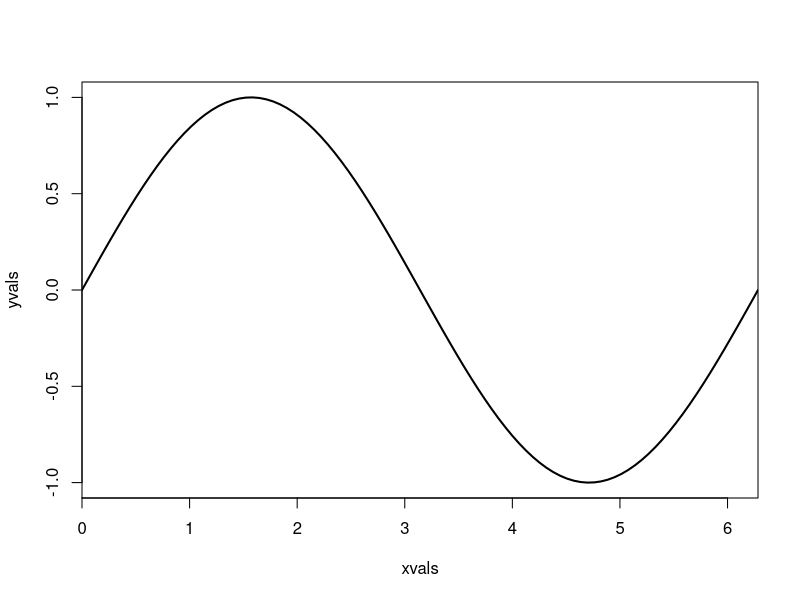
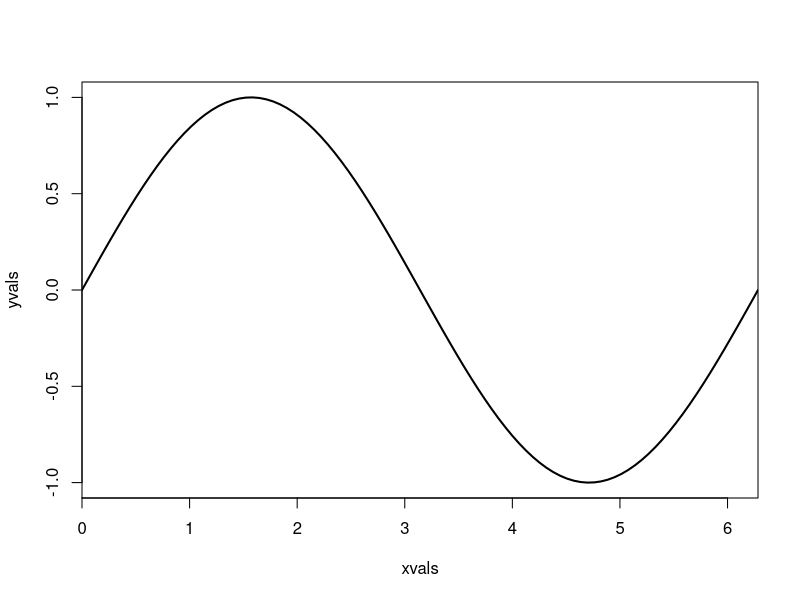
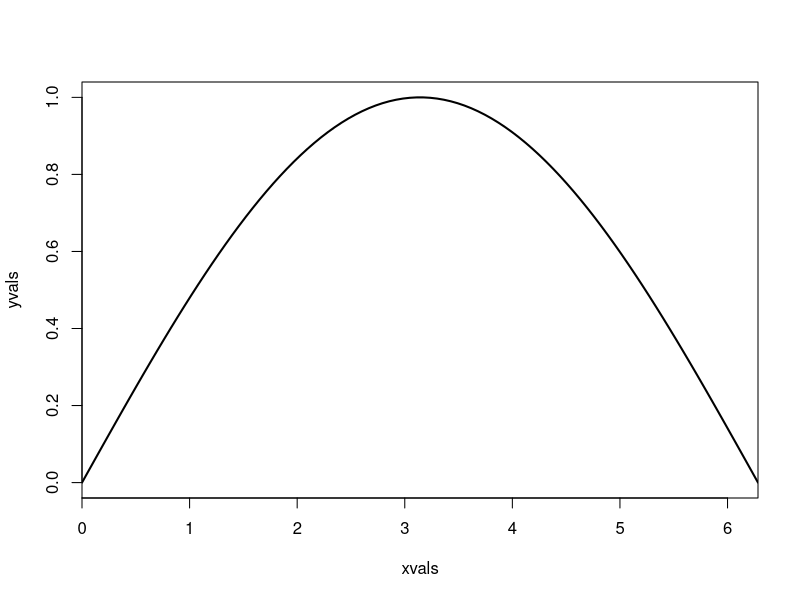
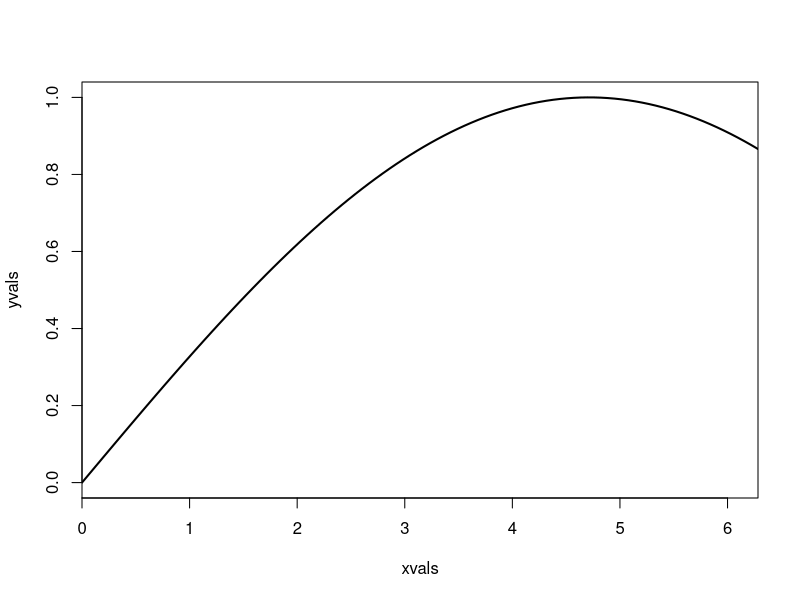
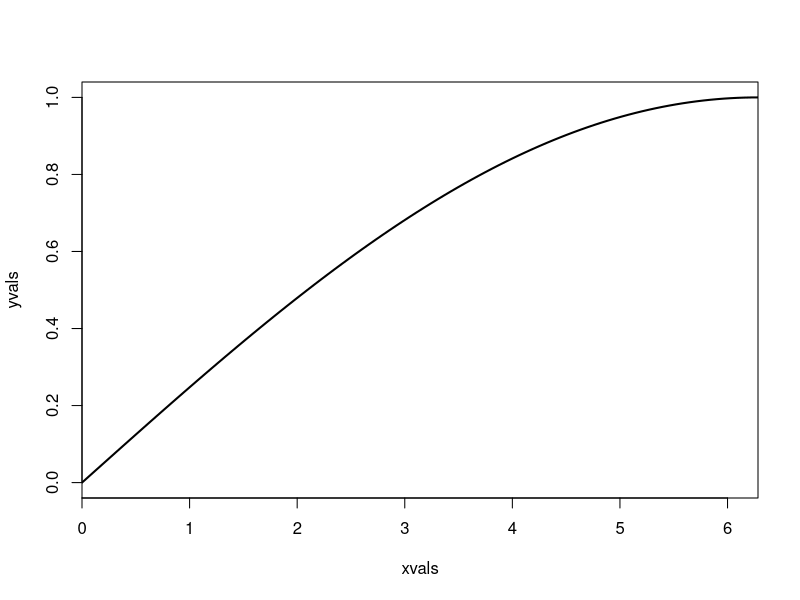
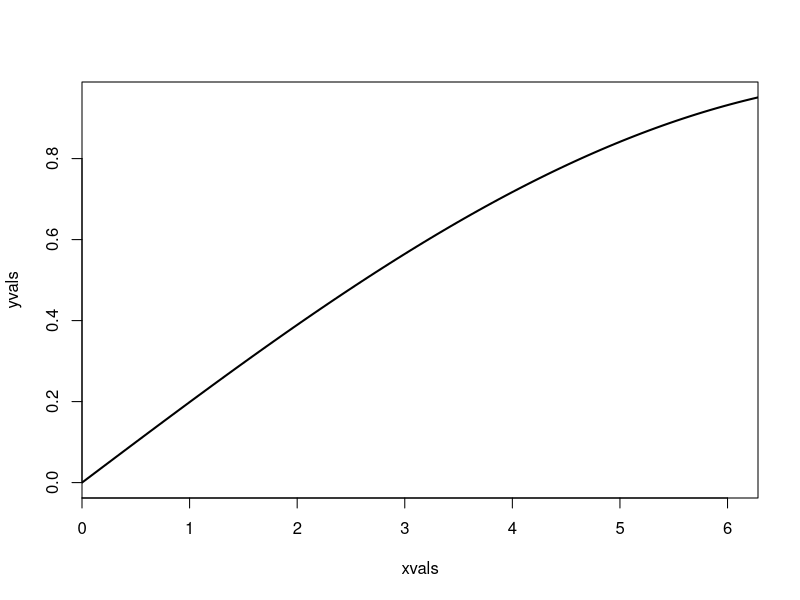
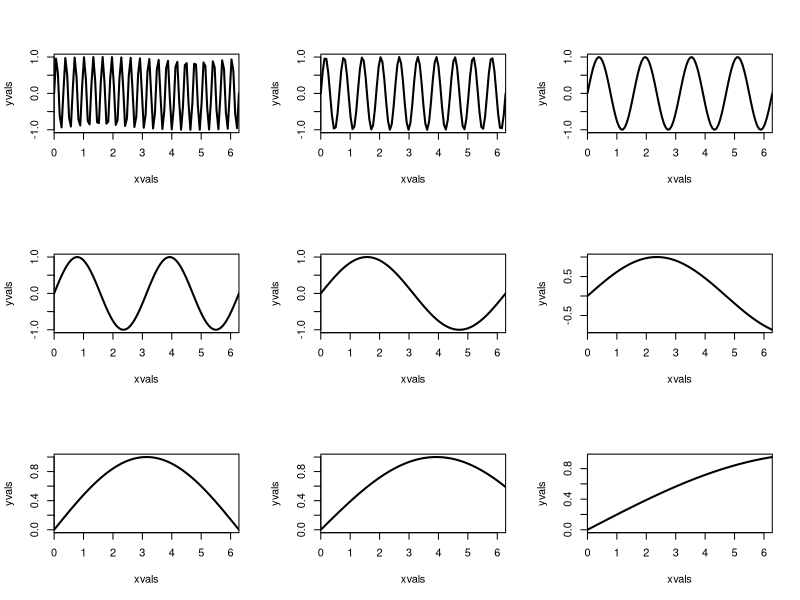

The R source for these figures, in order:
## ---- chunk 1
knitr::opts_chunk$set(echo = TRUE)
## ---- chunk 2

sin.period <- function(period) {
  xvals <- seq(from=0, to=2*pi, length=100)
  yvals <- sin(xvals/period)
  plot(x=xvals,
       y=yvals,
       type="l",
       lty=1,
       xaxs="i",
       lwd=2)
}

sin.period(period=1)

## ---- chunk 3

sin.period_kl <- function(p) {
  xvals <- seq(from=0, to=2*pi, length=100)
  for(i in 1:length(p)){
  yvals <- sin(xvals/p[i])
  tmp <- plot(x=xvals,
       y=yvals,
       type="l",
       lty=1,
       xaxs="i",
       lwd=2)
  }
}

rezz <- sin.period_kl(p=1:5)

## ---- chunk 4
p <- c(0.05, 0.1, 0.25, 0.5, 1, 1.5, 2, 2.5, 5)
par(mfrow=c(3,3))
sin.period_kl(p=p)
